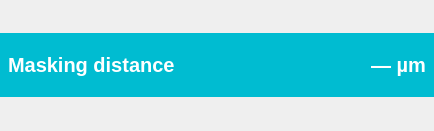
     <widget class="QWidget" name="camAndMaskDistContainer" native="true">
      <property name="geometry">
       <rect>
        <x>700</x>
        <y>760</y>
        <width>434</width>
        <height>131</height>
       </rect>
      </property>
      <property name="sizePolicy">
       <sizepolicy hsizetype="Fixed" vsizetype="Preferred">
        <horstretch>0</horstretch>
        <verstretch>0</verstretch>
       </sizepolicy>
      </property>
      <property name="minimumSize">
       <size>
        <width>434</width>
        <height>128</height>
       </size>
      </property>
      <layout class="QVBoxLayout" name="camAndMaskDistContainerLayout">
       <property name="spacing">
        <number>0</number>
       </property>
       <property name="leftMargin">
        <number>0</number>
       </property>
       <property name="topMargin">
        <number>0</number>
       </property>
       <property name="rightMargin">
        <number>0</number>
       </property>
       <property name="bottomMargin">
        <number>0</number>
       </property>
       <item>
        <widget class="QWidget" name="widget_12" native="true">
         <property name="sizePolicy">
          <sizepolicy hsizetype="Preferred" vsizetype="Fixed">
           <horstretch>0</horstretch>
           <verstretch>0</verstretch>
          </sizepolicy>
         </property>
         <property name="minimumSize">
          <size>
           <width>0</width>
           <height>64</height>
          </size>
         </property>
         <property name="styleSheet">
          <string notr="true">background-color: #00BCD1;
color: #fff;
font-size: 20px;</string>
         </property>
         <layout class="QHBoxLayout" name="horizontalLayout_13" stretch="1,0">
          <property name="spacing">
           <number>0</number>
          </property>
          <property name="leftMargin">
           <number>8</number>
          </property>
          <property name="topMargin">
           <number>4</number>
          </property>
          <property name="rightMargin">
           <number>8</number>
          </property>
          <property name="bottomMargin">
           <number>4</number>
          </property>
          <item>
           <widget class="QLabel" name="label_37">
            <property name="font">
             <font>
              <pointsize>-1</pointsize>
              <bold>true</bold>
             </font>
            </property>
            <property name="text">
             <string>Masking distance</string>
            </property>
           </widget>
          </item>
          <item>
           <widget class="QLabel" name="lblMaskingDistValue">
            <property name="font">
             <font>
              <pointsize>-1</pointsize>
              <bold>true</bold>
             </font>
            </property>
            <property name="text">
             <string>— µm</string>
            </property>
           </widget>
          </item>
         </layout>
        </widget>
       </item>
      </layout>
     </widget>
